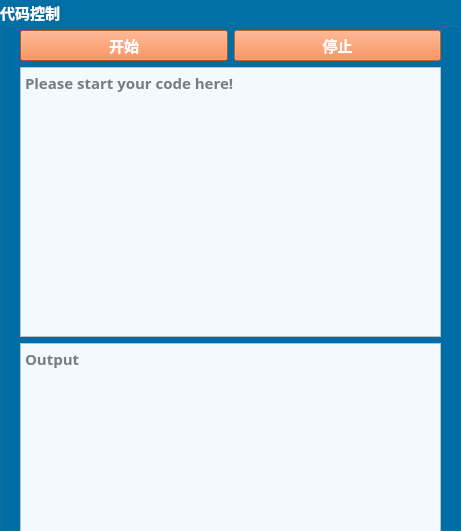
   <widget class="QGroupBox" name="groupBox_3">
    <property name="geometry">
     <rect>
      <x>10</x>
      <y>440</y>
      <width>461</width>
      <height>531</height>
     </rect>
    </property>
    <property name="palette">
     <palette>
      <active>
       <colorrole role="WindowText">
        <brush brushstyle="SolidPattern">
         <color alpha="255">
          <red>255</red>
          <green>255</green>
          <blue>255</blue>
         </color>
        </brush>
       </colorrole>
       <colorrole role="Button">
        <brush brushstyle="SolidPattern">
         <color alpha="255">
          <red>0</red>
          <green>111</green>
          <blue>166</blue>
         </color>
        </brush>
       </colorrole>
       <colorrole role="Text">
        <brush brushstyle="SolidPattern">
         <color alpha="255">
          <red>255</red>
          <green>255</green>
          <blue>255</blue>
         </color>
        </brush>
       </colorrole>
       <colorrole role="ButtonText">
        <brush brushstyle="SolidPattern">
         <color alpha="255">
          <red>255</red>
          <green>255</green>
          <blue>255</blue>
         </color>
        </brush>
       </colorrole>
       <colorrole role="Base">
        <brush brushstyle="SolidPattern">
         <color alpha="255">
          <red>0</red>
          <green>111</green>
          <blue>166</blue>
         </color>
        </brush>
       </colorrole>
       <colorrole role="Window">
        <brush brushstyle="SolidPattern">
         <color alpha="255">
          <red>0</red>
          <green>111</green>
          <blue>166</blue>
         </color>
        </brush>
       </colorrole>
       <colorrole role="PlaceholderText">
        <brush brushstyle="SolidPattern">
         <color alpha="128">
          <red>255</red>
          <green>255</green>
          <blue>255</blue>
         </color>
        </brush>
       </colorrole>
      </active>
      <inactive>
       <colorrole role="WindowText">
        <brush brushstyle="SolidPattern">
         <color alpha="255">
          <red>255</red>
          <green>255</green>
          <blue>255</blue>
         </color>
        </brush>
       </colorrole>
       <colorrole role="Button">
        <brush brushstyle="SolidPattern">
         <color alpha="255">
          <red>0</red>
          <green>111</green>
          <blue>166</blue>
         </color>
        </brush>
       </colorrole>
       <colorrole role="Text">
        <brush brushstyle="SolidPattern">
         <color alpha="255">
          <red>255</red>
          <green>255</green>
          <blue>255</blue>
         </color>
        </brush>
       </colorrole>
       <colorrole role="ButtonText">
        <brush brushstyle="SolidPattern">
         <color alpha="255">
          <red>255</red>
          <green>255</green>
          <blue>255</blue>
         </color>
        </brush>
       </colorrole>
       <colorrole role="Base">
        <brush brushstyle="SolidPattern">
         <color alpha="255">
          <red>0</red>
          <green>111</green>
          <blue>166</blue>
         </color>
        </brush>
       </colorrole>
       <colorrole role="Window">
        <brush brushstyle="SolidPattern">
         <color alpha="255">
          <red>0</red>
          <green>111</green>
          <blue>166</blue>
         </color>
        </brush>
       </colorrole>
       <colorrole role="PlaceholderText">
        <brush brushstyle="SolidPattern">
         <color alpha="128">
          <red>255</red>
          <green>255</green>
          <blue>255</blue>
         </color>
        </brush>
       </colorrole>
      </inactive>
      <disabled>
       <colorrole role="WindowText">
        <brush brushstyle="SolidPattern">
         <color alpha="255">
          <red>120</red>
          <green>120</green>
          <blue>120</blue>
         </color>
        </brush>
       </colorrole>
       <colorrole role="Button">
        <brush brushstyle="SolidPattern">
         <color alpha="255">
          <red>0</red>
          <green>111</green>
          <blue>166</blue>
         </color>
        </brush>
       </colorrole>
       <colorrole role="Text">
        <brush brushstyle="SolidPattern">
         <color alpha="255">
          <red>120</red>
          <green>120</green>
          <blue>120</blue>
         </color>
        </brush>
       </colorrole>
       <colorrole role="ButtonText">
        <brush brushstyle="SolidPattern">
         <color alpha="255">
          <red>120</red>
          <green>120</green>
          <blue>120</blue>
         </color>
        </brush>
       </colorrole>
       <colorrole role="Base">
        <brush brushstyle="SolidPattern">
         <color alpha="255">
          <red>0</red>
          <green>111</green>
          <blue>166</blue>
         </color>
        </brush>
       </colorrole>
       <colorrole role="Window">
        <brush brushstyle="SolidPattern">
         <color alpha="255">
          <red>0</red>
          <green>111</green>
          <blue>166</blue>
         </color>
        </brush>
       </colorrole>
       <colorrole role="PlaceholderText">
        <brush brushstyle="SolidPattern">
         <color alpha="128">
          <red>0</red>
          <green>0</green>
          <blue>0</blue>
         </color>
        </brush>
       </colorrole>
      </disabled>
     </palette>
    </property>
    <property name="font">
     <font>
      <family>等线</family>
      <pointsize>11</pointsize>
      <weight>75</weight>
      <bold>true</bold>
     </font>
    </property>
    <property name="title">
     <string>代码控制</string>
    </property>
    <widget class="QWidget" name="verticalLayoutWidget">
     <property name="geometry">
      <rect>
       <x>20</x>
       <y>30</y>
       <width>421</width>
       <height>582</height>
      </rect>
     </property>
     <property name="font">
      <font>
       <family>Adobe 繁黑體 Std B</family>
       <weight>75</weight>
       <bold>true</bold>
      </font>
     </property>
     <layout class="QGridLayout" name="gridLayout_6">
      <item row="0" column="0">
       <layout class="QHBoxLayout" name="horizontalLayout_3">
        <item>
         <widget class="QPushButton" name="code_run_start">
          <property name="palette">
           <palette>
            <active>
             <colorrole role="Button">
              <brush brushstyle="SolidPattern">
               <color alpha="255">
                <red>241</red>
                <green>115</green>
                <blue>52</blue>
               </color>
              </brush>
             </colorrole>
             <colorrole role="ButtonText">
              <brush brushstyle="SolidPattern">
               <color alpha="255">
                <red>255</red>
                <green>255</green>
                <blue>255</blue>
               </color>
              </brush>
             </colorrole>
             <colorrole role="Base">
              <brush brushstyle="SolidPattern">
               <color alpha="255">
                <red>241</red>
                <green>115</green>
                <blue>52</blue>
               </color>
              </brush>
             </colorrole>
             <colorrole role="Window">
              <brush brushstyle="SolidPattern">
               <color alpha="255">
                <red>241</red>
                <green>115</green>
                <blue>52</blue>
               </color>
              </brush>
             </colorrole>
            </active>
            <inactive>
             <colorrole role="Button">
              <brush brushstyle="SolidPattern">
               <color alpha="255">
                <red>241</red>
                <green>115</green>
                <blue>52</blue>
               </color>
              </brush>
             </colorrole>
             <colorrole role="ButtonText">
              <brush brushstyle="SolidPattern">
               <color alpha="255">
                <red>255</red>
                <green>255</green>
                <blue>255</blue>
               </color>
              </brush>
             </colorrole>
             <colorrole role="Base">
              <brush brushstyle="SolidPattern">
               <color alpha="255">
                <red>241</red>
                <green>115</green>
                <blue>52</blue>
               </color>
              </brush>
             </colorrole>
             <colorrole role="Window">
              <brush brushstyle="SolidPattern">
               <color alpha="255">
                <red>241</red>
                <green>115</green>
                <blue>52</blue>
               </color>
              </brush>
             </colorrole>
            </inactive>
            <disabled>
             <colorrole role="Button">
              <brush brushstyle="SolidPattern">
               <color alpha="255">
                <red>241</red>
                <green>115</green>
                <blue>52</blue>
               </color>
              </brush>
             </colorrole>
             <colorrole role="ButtonText">
              <brush brushstyle="SolidPattern">
               <color alpha="255">
                <red>120</red>
                <green>120</green>
                <blue>120</blue>
               </color>
              </brush>
             </colorrole>
             <colorrole role="Base">
              <brush brushstyle="SolidPattern">
               <color alpha="255">
                <red>241</red>
                <green>115</green>
                <blue>52</blue>
               </color>
              </brush>
             </colorrole>
             <colorrole role="Window">
              <brush brushstyle="SolidPattern">
               <color alpha="255">
                <red>241</red>
                <green>115</green>
                <blue>52</blue>
               </color>
              </brush>
             </colorrole>
            </disabled>
           </palette>
          </property>
          <property name="font">
           <font>
            <family>等线</family>
            <pointsize>11</pointsize>
            <weight>75</weight>
            <bold>true</bold>
           </font>
          </property>
          <property name="styleSheet">
           <string notr="true">background-color: rgb(226, 226, 226);
background-color: rgb(241, 115, 52);</string>
          </property>
          <property name="text">
           <string>开始</string>
          </property>
         </widget>
        </item>
        <item>
         <widget class="QPushButton" name="code_run_stop">
          <property name="enabled">
           <bool>false</bool>
          </property>
          <property name="palette">
           <palette>
            <active>
             <colorrole role="WindowText">
              <brush brushstyle="SolidPattern">
               <color alpha="255">
                <red>0</red>
                <green>0</green>
                <blue>0</blue>
               </color>
              </brush>
             </colorrole>
             <colorrole role="Button">
              <brush brushstyle="SolidPattern">
               <color alpha="255">
                <red>241</red>
                <green>115</green>
                <blue>52</blue>
               </color>
              </brush>
             </colorrole>
             <colorrole role="Dark">
              <brush brushstyle="SolidPattern">
               <color alpha="255">
                <red>255</red>
                <green>255</green>
                <blue>255</blue>
               </color>
              </brush>
             </colorrole>
             <colorrole role="Mid">
              <brush brushstyle="SolidPattern">
               <color alpha="255">
                <red>255</red>
                <green>255</green>
                <blue>255</blue>
               </color>
              </brush>
             </colorrole>
             <colorrole role="Text">
              <brush brushstyle="SolidPattern">
               <color alpha="255">
                <red>0</red>
                <green>0</green>
                <blue>0</blue>
               </color>
              </brush>
             </colorrole>
             <colorrole role="ButtonText">
              <brush brushstyle="SolidPattern">
               <color alpha="255">
                <red>255</red>
                <green>255</green>
                <blue>255</blue>
               </color>
              </brush>
             </colorrole>
             <colorrole role="Base">
              <brush brushstyle="SolidPattern">
               <color alpha="255">
                <red>241</red>
                <green>115</green>
                <blue>52</blue>
               </color>
              </brush>
             </colorrole>
             <colorrole role="Window">
              <brush brushstyle="SolidPattern">
               <color alpha="255">
                <red>241</red>
                <green>115</green>
                <blue>52</blue>
               </color>
              </brush>
             </colorrole>
             <colorrole role="PlaceholderText">
              <brush brushstyle="SolidPattern">
               <color alpha="128">
                <red>0</red>
                <green>0</green>
                <blue>0</blue>
               </color>
              </brush>
             </colorrole>
            </active>
            <inactive>
             <colorrole role="WindowText">
              <brush brushstyle="SolidPattern">
               <color alpha="255">
                <red>0</red>
                <green>0</green>
                <blue>0</blue>
               </color>
              </brush>
             </colorrole>
             <colorrole role="Button">
              <brush brushstyle="SolidPattern">
               <color alpha="255">
                <red>241</red>
                <green>115</green>
                <blue>52</blue>
               </color>
              </brush>
             </colorrole>
             <colorrole role="Dark">
              <brush brushstyle="SolidPattern">
               <color alpha="255">
                <red>255</red>
                <green>255</green>
                <blue>255</blue>
               </color>
              </brush>
             </colorrole>
             <colorrole role="Mid">
              <brush brushstyle="SolidPattern">
               <color alpha="255">
                <red>255</red>
                <green>255</green>
                <blue>255</blue>
               </color>
              </brush>
             </colorrole>
             <colorrole role="Text">
              <brush brushstyle="SolidPattern">
               <color alpha="255">
                <red>0</red>
                <green>0</green>
                <blue>0</blue>
               </color>
              </brush>
             </colorrole>
             <colorrole role="ButtonText">
              <brush brushstyle="SolidPattern">
               <color alpha="255">
                <red>255</red>
                <green>255</green>
                <blue>255</blue>
               </color>
              </brush>
             </colorrole>
             <colorrole role="Base">
              <brush brushstyle="SolidPattern">
               <color alpha="255">
                <red>241</red>
                <green>115</green>
                <blue>52</blue>
               </color>
              </brush>
             </colorrole>
             <colorrole role="Window">
              <brush brushstyle="SolidPattern">
               <color alpha="255">
                <red>241</red>
                <green>115</green>
                <blue>52</blue>
               </color>
              </brush>
             </colorrole>
             <colorrole role="PlaceholderText">
              <brush brushstyle="SolidPattern">
               <color alpha="128">
                <red>0</red>
                <green>0</green>
                <blue>0</blue>
               </color>
              </brush>
             </colorrole>
            </inactive>
            <disabled>
             <colorrole role="WindowText">
              <brush brushstyle="SolidPattern">
               <color alpha="255">
                <red>255</red>
                <green>255</green>
                <blue>255</blue>
               </color>
              </brush>
             </colorrole>
             <colorrole role="Button">
              <brush brushstyle="SolidPattern">
               <color alpha="255">
                <red>241</red>
                <green>115</green>
                <blue>52</blue>
               </color>
              </brush>
             </colorrole>
             <colorrole role="Dark">
              <brush brushstyle="SolidPattern">
               <color alpha="255">
                <red>255</red>
                <green>255</green>
                <blue>255</blue>
               </color>
              </brush>
             </colorrole>
             <colorrole role="Mid">
              <brush brushstyle="SolidPattern">
               <color alpha="255">
                <red>255</red>
                <green>255</green>
                <blue>255</blue>
               </color>
              </brush>
             </colorrole>
             <colorrole role="Text">
              <brush brushstyle="SolidPattern">
               <color alpha="255">
                <red>255</red>
                <green>255</green>
                <blue>255</blue>
               </color>
              </brush>
             </colorrole>
             <colorrole role="ButtonText">
              <brush brushstyle="SolidPattern">
               <color alpha="255">
                <red>255</red>
                <green>255</green>
                <blue>255</blue>
               </color>
              </brush>
             </colorrole>
             <colorrole role="Base">
              <brush brushstyle="SolidPattern">
               <color alpha="255">
                <red>241</red>
                <green>115</green>
                <blue>52</blue>
               </color>
              </brush>
             </colorrole>
             <colorrole role="Window">
              <brush brushstyle="SolidPattern">
               <color alpha="255">
                <red>241</red>
                <green>115</green>
                <blue>52</blue>
               </color>
              </brush>
             </colorrole>
             <colorrole role="PlaceholderText">
              <brush brushstyle="SolidPattern">
               <color alpha="128">
                <red>255</red>
                <green>255</green>
                <blue>255</blue>
               </color>
              </brush>
             </colorrole>
            </disabled>
           </palette>
          </property>
          <property name="font">
           <font>
            <family>等线</family>
            <pointsize>11</pointsize>
            <weight>75</weight>
            <bold>true</bold>
           </font>
          </property>
          <property name="styleSheet">
           <string notr="true">background-color: rgb(241, 115, 52);</string>
          </property>
          <property name="text">
           <string>停止</string>
          </property>
         </widget>
        </item>
       </layout>
      </item>
      <item row="2" column="0">
       <widget class="QTextBrowser" name="output_edit">
        <property name="font">
         <font>
          <family>Adobe 繁黑體 Std B</family>
          <weight>75</weight>
          <bold>true</bold>
         </font>
        </property>
        <property name="styleSheet">
         <string notr="true">background-color: rgb(242, 249, 255);</string>
        </property>
        <property name="placeholderText">
         <string>Output</string>
        </property>
       </widget>
      </item>
      <item row="1" column="0">
       <widget class="QTextEdit" name="code_edit">
        <property name="font">
         <font>
          <family>Adobe 繁黑體 Std B</family>
          <weight>75</weight>
          <bold>true</bold>
         </font>
        </property>
        <property name="styleSheet">
         <string notr="true">background-color: rgb(242, 249, 255);</string>
        </property>
        <property name="placeholderText">
         <string>Please start your code here!</string>
        </property>
       </widget>
      </item>
     </layout>
    </widget>
   </widget>
